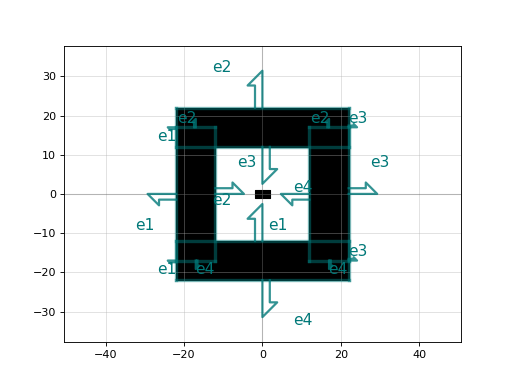

Write Python code to recreate this figure.
import gdsfactory as gf

c = gf.components.add_frame(width=10.0, spacing=10.0, layer=(1, 0))
c.plot()
